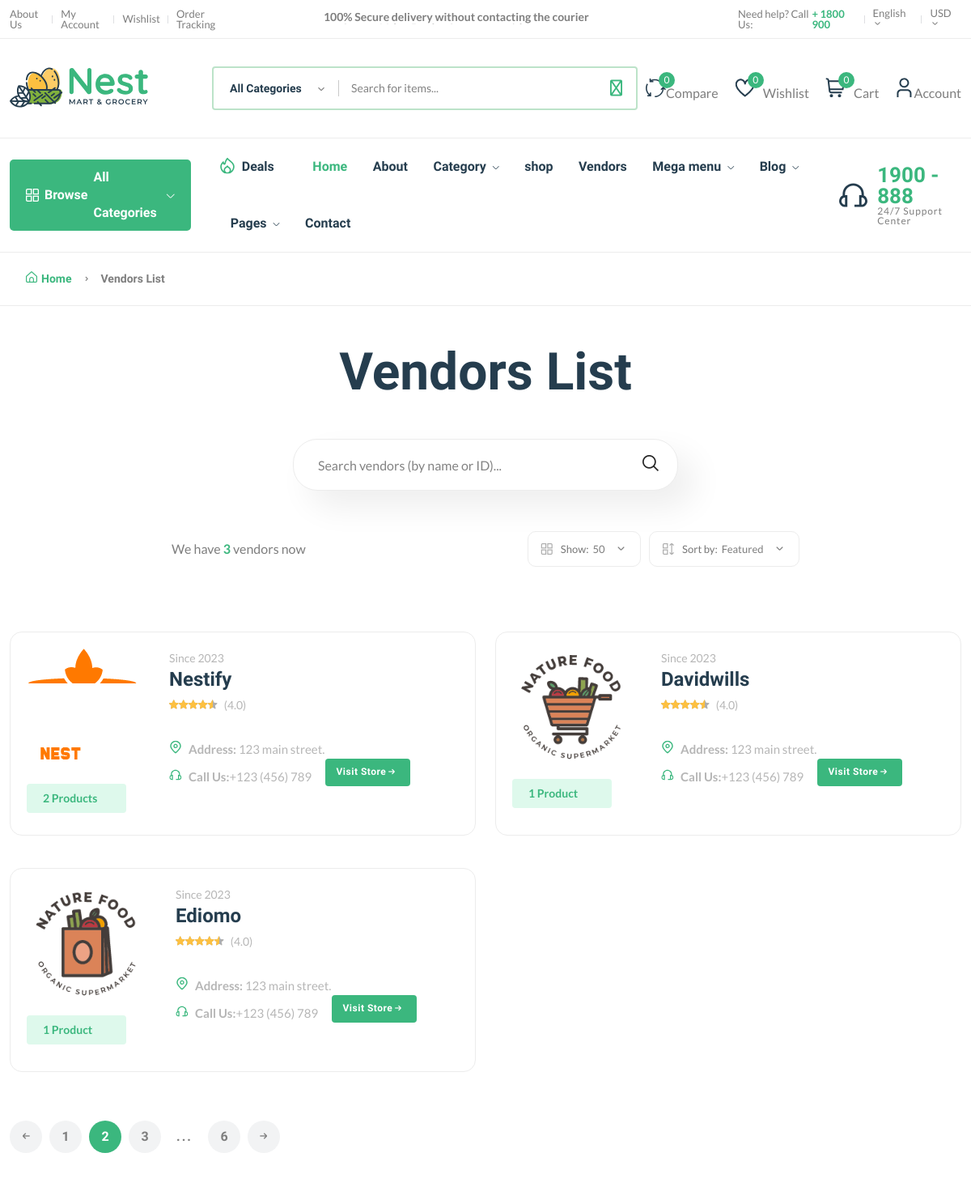
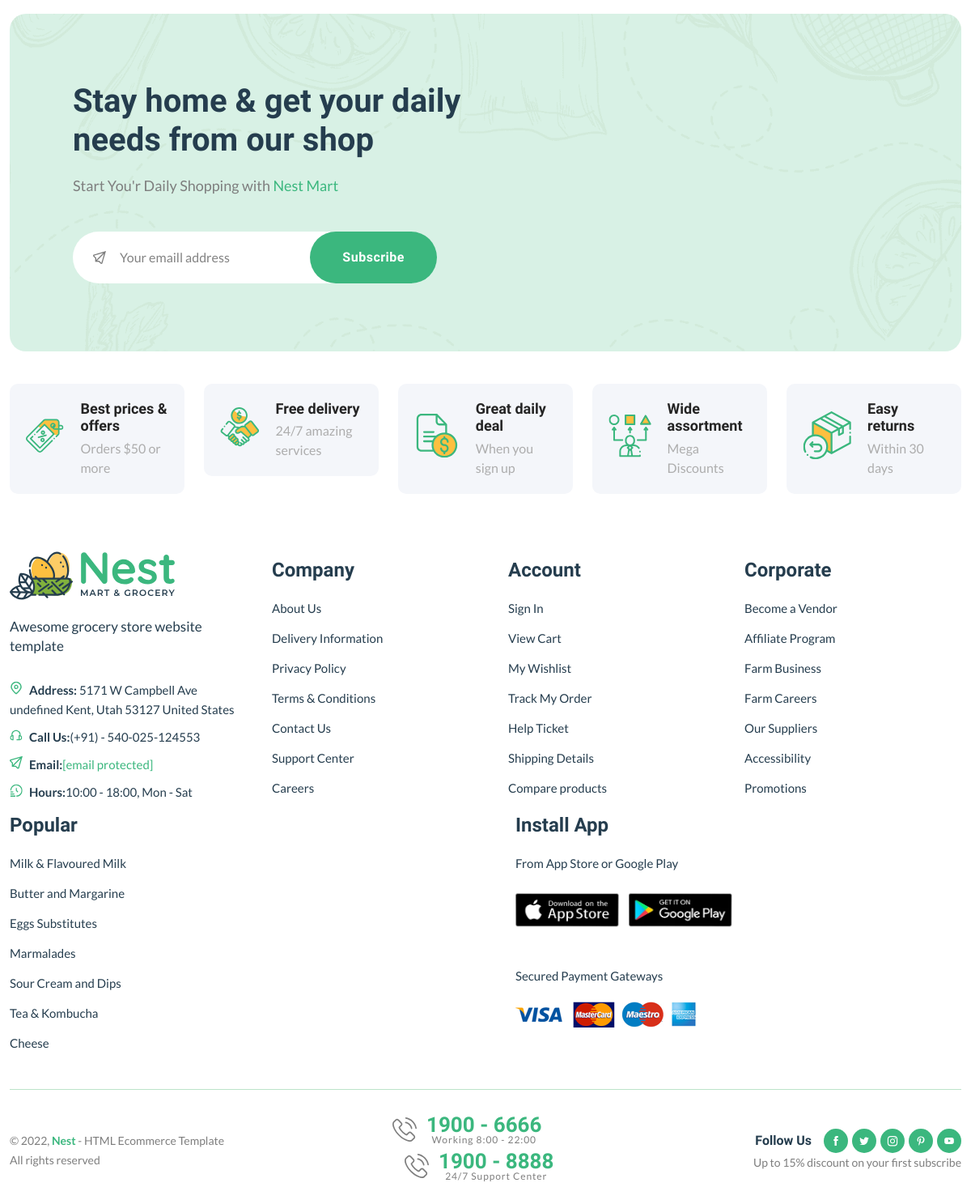
Screenshot of /vendor/ with the database file from the repository (2 pictures, top to bottom).
### core/models.py (models this page shows, shortened)
class Vendor(models.Model):
    vid = ShortUUIDField(unique=True,length=10,max_length=20,prefix="ven",alphabet="abcdefgh12345")
    title = models.CharField(max_length=100,default="Nestify")
    image= models.ImageField(upload_to=user_directory_path, default="vendor.jpg")
    cover_image= models.ImageField(upload_to=user_directory_path, default="vendor.jpg")
    description = RichTextUploadingField(null=True, blank=True, default="i am an Amazing vendor")
    address = models.CharField(max_length=100, default="123 main street.")
    contact = models.CharField(max_length=100,default="+123 (456) 789")
    chat_response_time = models.CharField(max_length=100, default="100")
    shipping_on_time = models.CharField(max_length=100, default="100")
    authentic_rating = models.CharField(max_length=100, default="100")
    days_return = models.CharField(max_length=100, default="100")
    warranty_period = models.CharField(max_length=100, default="100")
    user= models.ForeignKey(User, on_delete=models.SET_NULL, null=True)
    date = models.DateTimeField(auto_now_add=True, null=True, blank=True)
    class Meta:
        verbose_name_plural = "Vendors"

### core/views.py (the view)
# urls.py: path('vendor/', views.vendor_list_view, name='vendor-list'),
def vendor_list_view(request):
    vendor = Vendor.objects.all()
    context = {
        "vendor":vendor,
    }
    template = loader.get_template("vendors-list.html")
    return HttpResponse(template.render(context,request))

### core/context_processor.py (called while the page is built)
def default(request):
    categories = Category.objects.all()
    vendors = Vendor.objects.all()
    min_max_price =Product.objects.aggregate(Min("price"), Max("price"))
    try:
        address = get_object_or_404(Address, user = request.user)
    except:
        address = None
    return{
        "vendors":vendors,
        "categories":categories,
        "address":address,
        "min_max_price":min_max_price
    }

### core/templates/vendors-list.html (shortened to what this page needs)
{% extends 'partials/base.html' %}
{% load static %}
{% block content %}
    <main class="main pages mb-80">
        <div class="page-header breadcrumb-wrap">
            <div class="container">
                <div class="breadcrumb">
                    <a href="index.html" rel="nofollow"><i class="fi-rs-home mr-5"></i>Home</a>
                    <span></span> Vendors List
                </div>
            </div>
        </div>
        <div class="page-content pt-50">
            <div class="container">
                <div class="archive-header-2 text-center">
                    <h1 class="display-2 mb-50">Vendors List</h1>
                    <div class="row">
                        <div class="col-lg-5 mx-auto">
                            <div class="sidebar-widget-2 widget_search mb-50">
                                <div class="search-form">
                                    <form action="#">
                                        <input type="text" placeholder="Search vendors (by name or ID)..." />
                                        <button type="submit"><i class="fi-rs-search"></i></button>
                                    </form>
                                </div>
                            </div>
                        </div>
                    </div>
                </div>
                <div class="row mb-50">
                    <div class="col-12 col-lg-8 mx-auto">
                        <div class="shop-product-fillter">
                            <div class="totall-product">
                                <p>We have <strong class="text-brand">{{vendor.count}}</strong> vendor{{vendor.count|pluralize}} now</p>
                            </div>
                            <div class="sort-by-product-area">
                                <div class="sort-by-cover mr-10">
                                    <div class="sort-by-product-wrap">
                                        <div class="sort-by">
                                            <span><i class="fi-rs-apps"></i>Show:</span>
                                        </div>
                                        <div class="sort-by-dropdown-wrap">
                                            <span> 50 <i class="fi-rs-angle-small-down"></i></span>
                                        </div>
                                    </div>
                                </div>
                                <div class="sort-by-cover">
                                    <div class="sort-by-product-wrap">
                                        <div class="sort-by">
                                            <span><i class="fi-rs-apps-sort"></i>Sort by:</span>
                                        </div>
                                        <div class="sort-by-dropdown-wrap">
                                            <span> Featured <i class="fi-rs-angle-small-down"></i></span>
                                        </div>
                                    </div>
                                </div>
                            </div>
                        </div>
                    </div>
                </div>
                <div class="row vendor-grid">
                    {% for vendor in vendor %}
                    <div class="col-lg-6 col-md-6 col-12 col-sm-6">
                        <div class="vendor-wrap style-2 mb-40">
                            <div class="vendor-img-action-wrap">
                                <div class="vendor-img">
                                    <a href="http://127.0.0.1:8000/vendor/{{vendor.vid}}">
                                        <img class="default-img" src="{{vendor.image.url}}" alt="" />
                                    </a>
                                </div>
                                <div class="mt-10">
                                    <span class="font-small total-product">{{vendor.product.all.count}} Product{{vendor.product.all.count|pluralize}}</span>
                                </div>
                            </div>
                            <div class="vendor-content-wrap">
                                <div class="mb-30">
                                    <div class="product-category">
                                        <span class="text-muted">Since {{vendor.date|date:"Y"}}</span>
                                    </div>
                                    <h4 class="mb-5"><a href="http://127.0.0.1:8000/vendor/{{vendor.vid}}">{{vendor.title}}</a></h4>
                                    <div class="product-rate-cover">
                                        <div class="product-rate d-inline-block">
                                            <div class="product-rating" style="width: 90%"></div>
                                        </div>
                                        <span class="font-small ml-5 text-muted"> (4.0)</span>
                                    </div>
                                    <div class="vendor-info d-flex justify-content-between align-items-end mt-30">
                                        <ul class="contact-infor text-muted">
                                            <li><img src="{% static 'assets/imgs/theme/icons/icon-location.svg' %}" alt="" /><strong>Address: </strong> <span>{{vendor.address}}</span></li>
                                            <li><img src="{% static 'assets/imgs/theme/icons/icon-contact.svg' %}" alt="" /><strong>Call Us:</strong><span>{{vendor.contact}}</span></li>
                                        </ul>
                                        <a href="http://127.0.0.1:8000/vendor/{{vendor.vid}}" class="btn btn-xs">Visit Store <i class="fi-rs-arrow-small-right"></i></a>
                                    </div>
                                </div>
                            </div>
                        </div>
                    </div>
                    {% endfor %}
                </div>
                <div class="pagination-area mt-20 mb-20">
                    <nav aria-label="Page navigation example">
                        <ul class="pagination justify-content-start">
                            <li class="page-item">
                                <a class="page-link" href="#"><i class="fi-rs-arrow-small-left"></i></a>
                            </li>
                            <li class="page-item"><a class="page-link" href="#">1</a></li>
                            <li class="page-item active"><a class="page-link" href="#">2</a></li>
                            <li class="page-item"><a class="page-link" href="#">3</a></li>
                            <li class="page-item"><a class="page-link dot" href="#">...</a></li>
                            <li class="page-item"><a class="page-link" href="#">6</a></li>
                            <li class="page-item">
                                <a class="page-link" href="#"><i class="fi-rs-arrow-small-right"></i></a>
                            </li>
                        </ul>
                    </nav>
                </div>
            </div>
        </div>
    </main>
{% endblock %}

### rows the page displays
Vendor: image (picture), product.all.count "2", date "2023", title "Nestify", address "123 main street.", contact "+123 (456) 789"
Vendor: image (picture), product.all.count "1", date "2023", title "Davidwills", address "123 main street.", contact "+123 (456) 789"
Vendor: image (picture), product.all.count "1", date "2023", title "Ediomo", address "123 main street.", contact "+123 (456) 789"

### other values shown
{{ request.session.cart_data_obj|length }} "0"
{{ vendor.count }} "3"
